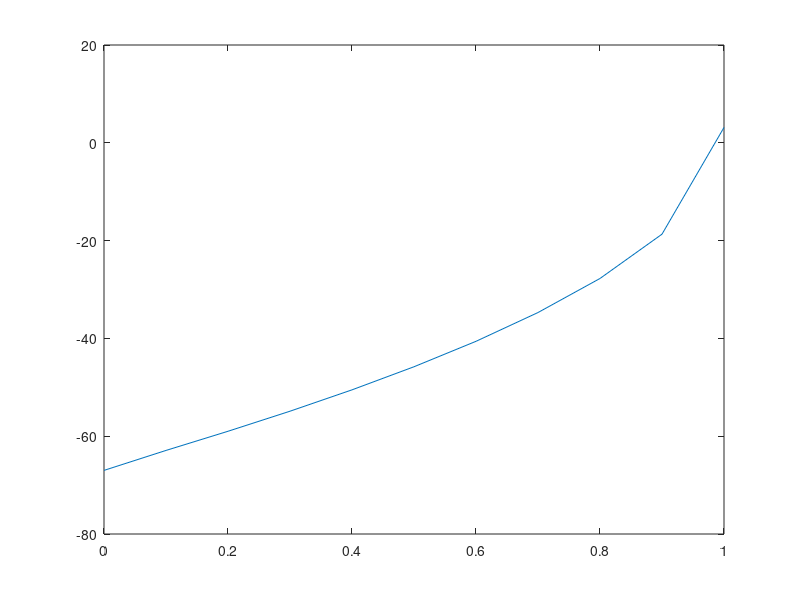

The MATLAB source for this figure: (Note: this script raises an error after producing the figure.)
%-------------------------------------------------------------------%
%                Script for computing slab parameters               %
%-------------------------------------------------------------------%

%% WG given parameters mode m = 0

n1 = 2.038;     % core Si3N4 3.48 2.038 (glass 1.5)
n0 = 1.5;     % cladding Sample Media 1.33
ns = 1.5;     % substrate SiO2 1.4
lambda = 0.647;   % um 1.5
NAObj = 0.55;
Fobj = 4; % [mm]
beamD = 8; % [mm] % beack aperture obj: beam size at the back obj
% RMS width sigma of the Gaussian approximation to the Airy disk 
% is about one-third the Airy disk radius 
sigmaLambda = 0.21*lambda/NAObj; % [um]

%sigmaLambda = 0.42*lambda*Fobj/beamD; % [um]
%sigmaDiff = lambda/(2*NAObj); [um]

% Beam diameter
FWHM = 2.35*sigmaLambda; % [um]
fourSigma = 4*sigmaLambda; % [um]
beamWaist = 2*sigmaLambda; %[um]+

%corDimY = (0.05: 0.02: 0.150);   
corDimY = 5;  % um 2a 2 0.01

% Number of modes along y
nMod = 2*corDimY/lambda;

for corDimIdx = 1: length(corDimY)

% corDimY = 0.15;     % um 2a 2
corDimX = 10;     % um 2a 2    10
modeNUM = 1;

k = 2*pi/lambda;
gamma = (ns^2 - n0^2)/(n1^2 - ns^2);

v = k*corDimY(corDimIdx)/2*sqrt(n1^2 - ns^2);

% DEBUG
bx = (0:0.1:1);
by = atan(sqrt(bx./(1 - bx))) +  ...
                    atan(sqrt((bx + gamma)./(1 - bx))) - ...
                    2.*v.*sqrt(1 - bx);                
figure, plot(bx,by), hold on % END debug       

% Define the dispersion b-v function(v,b,m,gamma)
myFunc = @(br) atan(sqrt(br./(1 - br))) +  ...
                    atan(sqrt((br + gamma)./(1 - br))) - ...
                    2.*v.*sqrt(1 - br);
% Get the b number from f(v,b,m,gamma) function roots               
[b, byRoot] = findCFRootBisection(myFunc, [0.001, 1], 0.001, 10^10);   

% Get the effective index
ne = sqrt(b*(n1^2 - ns^2) + ns^2);

beta = ne*k;
u = v*sqrt(1 - b);
w =  v*sqrt(b);
wP = v*sqrt(b + gamma);

% transverse propagation constants
ki = u/(corDimY(corDimIdx)/2);        %sqrt(k^2*n1^2 - betak^2);
sigma = w/(corDimY(corDimIdx)/2);     %sqrt(betak^2 - k^2*n0^2);
xi = wP/(corDimY(corDimIdx)/2);       %sqrt(betak^2 - k^2*ns^2);

% phase
phi = 0.5*atan(w/u) - 0.5*atan(wP/u);

% penetrationd depth
d = lambda/(2*pi)/sqrt(ne^2 - n0^2); 

% power confinment 
powerConf = (1 + (sin(u + phi))^2/(2*w) + (sin(u - phi))^2/(2*wP)) / ...
                (1 + 1/(2*w) + 1/(2*wP) );
% effective width
he = corDimY(corDimIdx) + 1/sigma + 1/xi;

% penetration depth 
dHe = (he - corDimY(corDimIdx))/2;

% numerical aperture
%NA = n1*sqrt(2*(n1 - n0));
NA = sqrt(n1^2 - n0^2);

% v cut off for fudamental mode (Okamoto ch. 2  pag 20)
vC = 0.5*atan(sqrt(gamma)) ;

% lambda cut off
lambdaC = pi*corDimY(corDimIdx)*NA/v;

% thickness cut off
dC = lambda*v/(pi*NA);

% coupling efficiency
NAfiber = 1;
% eta = (NAfiber/NA)^2;


% From Hunsperger book
% End-but coupling (eq. 7.4) 
nL = 1.468; % core refractive index laser
laserDim = 1;
m = 0;
etaB(corDimIdx) = 64/((m+1)^2*pi^2) * (nL*n1)/(nL+n1)^2 ...
    * (cos(pi*corDimY(corDimIdx)/(2*laserDim)))^2 * 1/(1 - (corDimY(corDimIdx)/((m+1)*laserDim))^2 )^2 * ...
    corDimY(corDimIdx) * (cos(m*pi/2))^2 / laserDim;

y = (-corDimX/2 - 2: 0.01 :corDimX/2 + 2);
for xIdx = 1: length(y)

    % Electric field distribution: TE mode profile in the plane perpendicular
    % to the propagation direction
    if y(xIdx) > corDimY(corDimIdx)/2
        Ey(xIdx) = cos(ki*corDimY(corDimIdx)/2 - phi)*exp(-sigma*(y(xIdx) - corDimY(corDimIdx)/2));
    elseif y(xIdx) >= - corDimY(corDimIdx)/2 && y(xIdx) <= corDimY(corDimIdx)/2
        Ey(xIdx) = cos(ki*y(xIdx) - phi);
    else
        Ey(xIdx) = cos(ki*corDimY(corDimIdx)/2 + phi)*exp(xi*(y(xIdx) + corDimY(corDimIdx)/2));
    end
%     Gy(xIdx) = exp( -y(xIdx)^2/(2*sigmaLambda^2) ) / sqrt(2*pi*sigmaLambda^2);
    Gy(xIdx) = sqrt( exp( -y(xIdx)^2/(2*sigmaLambda^2) ) ); % Electric field
    Iy(xIdx) = exp( -y(xIdx)^2/(2*sigmaLambda^2) ); % Intensity profile
end

close 
% From Hunsperger book
% Direct focusing (eq. 7.3)
etaD(corDimIdx) = (trapz(Gy.*Ey))^2 / ( trapz(Gy.^2)*trapz(Ey.^2) );
eta(corDimIdx) = (ne/n1)^2 / (nL/1.6)^2;

end

% figure,
% plot(corDimY, eta, '*k')
% xlabel('CorDim [um]')
% ylabel('Eta [%]')
% title('NA coupling efficinecy')
% 
% figure,
% plot(corDimY, -10.*log10(eta), '*k')
% xlabel('CorDim [um]')
% ylabel('Eta [dB]')
% title('NA coupling efficinecy')
% 
% figure,
% plot(corDimY, etaD, '*k')
% xlabel('CorDim [um]')
% ylabel('Eta [%]')
% title('Direct focusing coupling efficinecy')
% 
% figure,
% plot(corDimY, -10.*log10(etaD), '*k')
% xlabel('CorDim [um]')
% ylabel('Eta [dB]')
% title('Direct focusing coupling efficinecy')

% figure,
% plot(corDimY, etaB, '*k')
% xlabel('CorDim [um]')
% ylabel('Eta [%]')
% title('Fiber end-but coupling efficiency')
% 
% figure,
% plot(corDimY, -10.*log10(etaB), '*k')
% xlabel('CorDim [um]')
% ylabel('Eta [dB]')
% title('Fiber end-but coupling efficiency')

figure,
plot( y, Ey, 'k')
hold on
plot( repmat(-corDimY(corDimIdx)/2,1, length(Ey)), Ey, 'r--')
plot( repmat(+corDimY(corDimIdx)/2,1, length(Ey)), Ey, 'r--')
plot( y, Gy, 'b--')
plot( y, Iy, 'g--')
xlabel('y[um]')
ylabel('Efield/Emax')
title(['TE0 mode profile - core ' num2str(corDimY) 'um - ref idx core ' num2str(n1)])
legend('TE0 mode profile','core edge','core edge','E beam - Gaussian approxiamtion Airy pattern','Intensity beam')
%%
%----------------------------------------------------------
% X direction
corDimX = 10;     % um 2a 2
modeNUM = 1;

k = 2*pi/lambda;
gamma = (ns^2 - n0^2)/(n1^2 - ns^2);

v = k*corDimX/2*sqrt(n1^2 - ns^2);

% DEBUG
bx = (0:0.1:1);
by = atan(sqrt(bx./(1 - bx))) +  ...
                    atan(sqrt((bx + gamma)./(1 - bx))) - ...
                    2.*v.*sqrt(1 - bx);                
figure, plot(bx,by), hold on % END debug       

% Define the dispersion b-v function(v,b,m,gamma)
myFunc = @(br) atan(sqrt(br./(1 - br))) +  ...
                    atan(sqrt((br + gamma)./(1 - br))) - ...
                    2.*v.*sqrt(1 - br);
% Get the b number from f(v,b,m,gamma) function roots               
[b, byRoot] = findCFRootBisection(myFunc, [0.001, 1], 0.001, 10^8);   

% Get the effective index
ne = sqrt(b*(n1^2 - ns^2) + ns^2);

beta = ne*k;
u = v*sqrt(1 - b);
w =  v*sqrt(b);
wP = v*sqrt(b + gamma);

% transverse propagation constants
ki = u/(corDimX/2);        %sqrt(k^2*n1^2 - betak^2);
sigma = w/(corDimX/2);     %sqrt(betak^2 - k^2*n0^2);
xi = wP/(corDimX/2);       %sqrt(betak^2 - k^2*ns^2);


x = (-corDimX /2 - 2 : 0.01 : corDimX/2 + 2);
for xIdx = 1: length(x)

    % Electric field distribution: TE mode profile in the plane perpendicular
    % to the propagation direction
    if x(xIdx) > corDimX/2
        Ex(xIdx) = cos(ki*corDimX/2 - phi)*exp(-sigma*(x(xIdx) - corDimX/2));
    elseif x(xIdx) >= - corDimX/2 && x(xIdx) <= corDimX/2
        Ex(xIdx) = cos(ki*x(xIdx) - phi);
    else
        Ex(xIdx) = cos(ki*corDimX/2 + phi)*exp(xi*(x(xIdx) + corDimX/2));
    end

end


% Rectangular grid in 2-D 
% [X, Y] = meshgrid (-4 : +4 , -2 : +2);
% Z = Efield(X)*Efield(Y);
pixSize = ( y(min(length(Ex), length(Ey))) - y(1) )/( min(length(Ex), length(Ey)) - 1); % um
% Exy = Ex( 1:min(length(Ex), length(Ey)) )'*Ey( 1:min(length(Ex), length(Ey)) );
Exy = Ey( 1:min(length(Ex), length(Ey)) )'* Ex( 1:min(length(Ex), length(Ey)) );


% ne = beta/k;
% b = (ne^2 - ns^2)/(n1^2 - ns^2);
% figure, imagesc(Exy)
figure, image( flipud(Exy),'CDataMapping','scaled'), colormap('jet')


yticklabels = (y(1) : 0.2 : y(min(length(Ex), length(Ey))));
yticks = linspace(1, min(length(Ex), length(Ey)), numel(yticklabels));
set(gca, 'YTick', yticks, 'YTickLabel',flipud(yticklabels(:)))

xticklabels = (x(1) : 0.5 : x(min(length(Ex), length(Ey))));
xticks = linspace(1, min(length(Ex), length(Ey)), numel(xticklabels));
set(gca, 'XTick', xticks, 'XTickLabel', xticklabels)  
hold on

% ridgeT = 1; %um
% ridgeH = 1.2; %um
% ridgeWidth = 3; % um

% ridgeT = corDimY/2 - (corDimY - corDimX); %um
ridgeH = corDimY; %um
ridgeWidth = corDimX; % um

xmax = get(gca, 'xLim');
ymax = get(gca, 'yLim');

% orizXEdge1 =  xmax(2)/2 + y(1 : min(length(Ex), length(Ey)))./pixSize + 0.5;
%orizYEdge1 =  repmat( (ymax(2)/2 - ridgeT/pixSize + 0.5), 1, min(length(Ex), length(Ey)));

% orizXEdge2 =  xmax(2)/2 + y(1 : min(length(ex), length(ey)))./pixSize + 0.5;
% orizYEdge2 =  repmat( (ymax(2)/2 + ridgeT/2/pixSize + 0.5), 1, min(length(ex), length(ey)));

orizXEdge3 =  xmax(2)/2 + y(1 : min(length(Ex), length(Ey)))./pixSize + 0.5;
orizYEdge3 =  repmat( (ymax(2)/2 - ridgeH/2/pixSize + 0.5), 1, min(length(Ex), length(Ey)));

orizXEdge4 =  xmax(2)/2 + y(1 : min(length(Ex), length(Ey)))./pixSize + 0.5;
orizYEdge4 =  repmat( (ymax(2)/2 + ridgeH/2/pixSize + 0.5), 1, min(length(Ex), length(Ey)));

vertYEdge1 =  xmax(2)/2 + y(1 : min(length(Ex), length(Ey)))./pixSize + 0.5;
vertXEdge1 =  repmat( (ymax(2)/2 - ridgeWidth/2/pixSize + 0.5), 1, min(length(Ex), length(Ey)));

vertYEdge2 =  xmax(2)/2 + y(1 : min(length(Ex), length(Ey)))./pixSize + 0.5;
vertXEdge2 =  repmat( (ymax(2)/2 + ridgeWidth/2/pixSize + 0.5), 1, min(length(Ex), length(Ey)));


%plot(orizXEdge1, orizYEdge1, 'r--', 'LineWidth',2)
% plot(orizXEdge2, orizYEdge2, 'r--')
plot(orizXEdge3, orizYEdge3, 'r--', 'LineWidth',2)
plot(orizXEdge4, orizYEdge4, 'r--', 'LineWidth',2)
plot(vertXEdge1, vertYEdge1, 'r--', 'LineWidth',2)
plot(vertXEdge2, vertYEdge2, 'r--', 'LineWidth',2)

axis equal
xlabel('x [um]')
ylabel('y [um]')
title('Electric field propagation XY')

set(gca,'color','none')

% Propagation wavelenght of the trasveral mode
lambdaP = 2*pi/beta;
z = (1:1:200);
f = Exy.*cos(2.*pi/lambdaP.*z);
[X,Y] = meshgrid(1:0.5:10,1:20);
surf(X, Y, Z)

%
figure, mesh(flipud(Exy)),
hold on,
image( flipud(Exy),'CDataMapping','scaled'), colormap('jet')
xticklabels = (y(1) : 0.5 : y(min(length(Ex), length(Ey))));
xticks = linspace(1, min(length(ex), length(Ey)), numel(xticklabels));
set(gca, 'XTick', xticks, 'XTickLabel', xticklabels)

yticklabels = (x(1) : 0.5 : x(min(length(Ex), length(Ey))));
yticks = linspace(1, min(length(Ex), length(Ey)), numel(yticklabels));
set(gca, 'YTick', yticks, 'YTickLabel', flipud(yticklabels(:)))  
xlabel('x [um]')
ylabel('y [um]')
zlabel('Normalized Electric field profile')
title('Electric field propagation XY')


